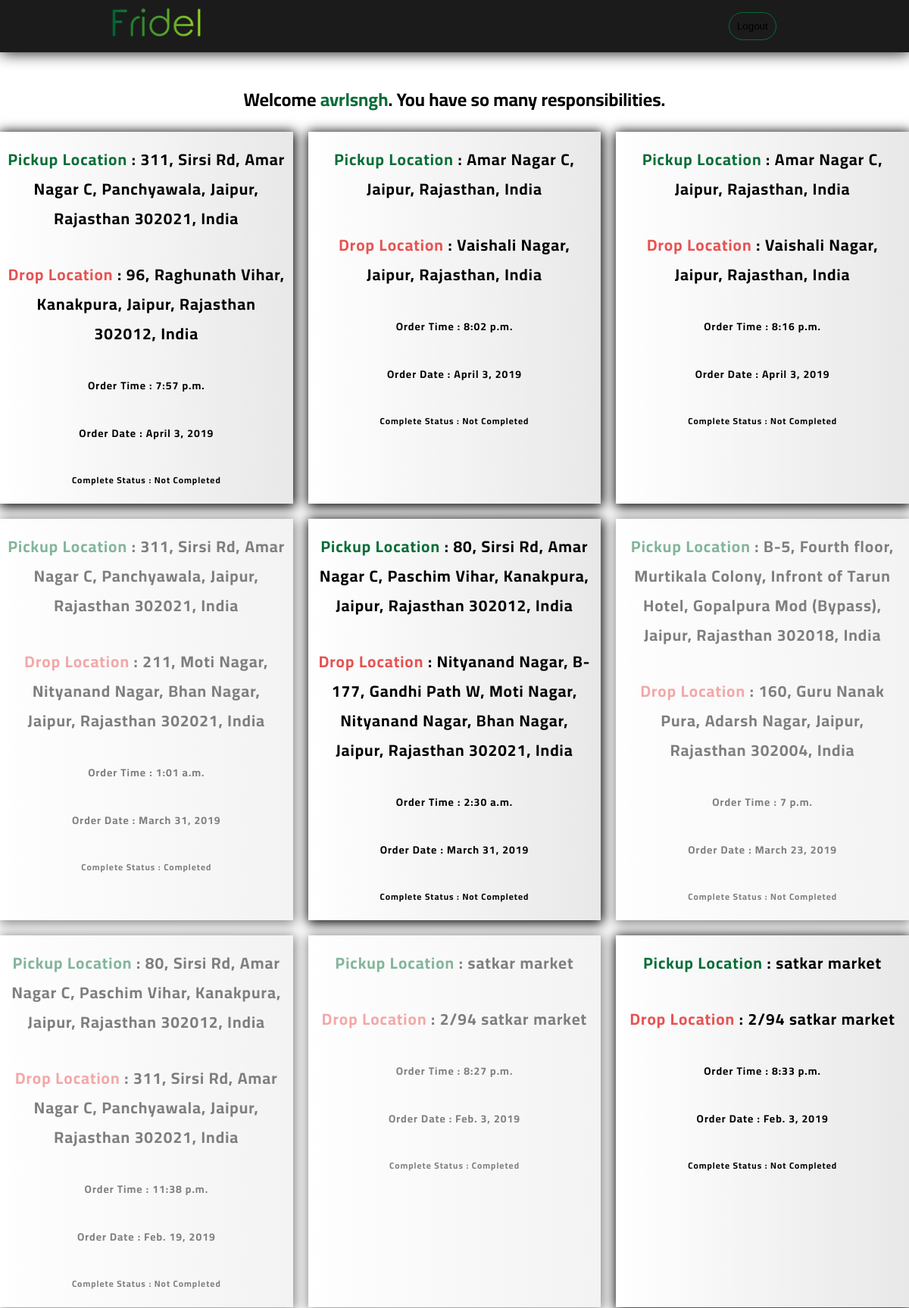
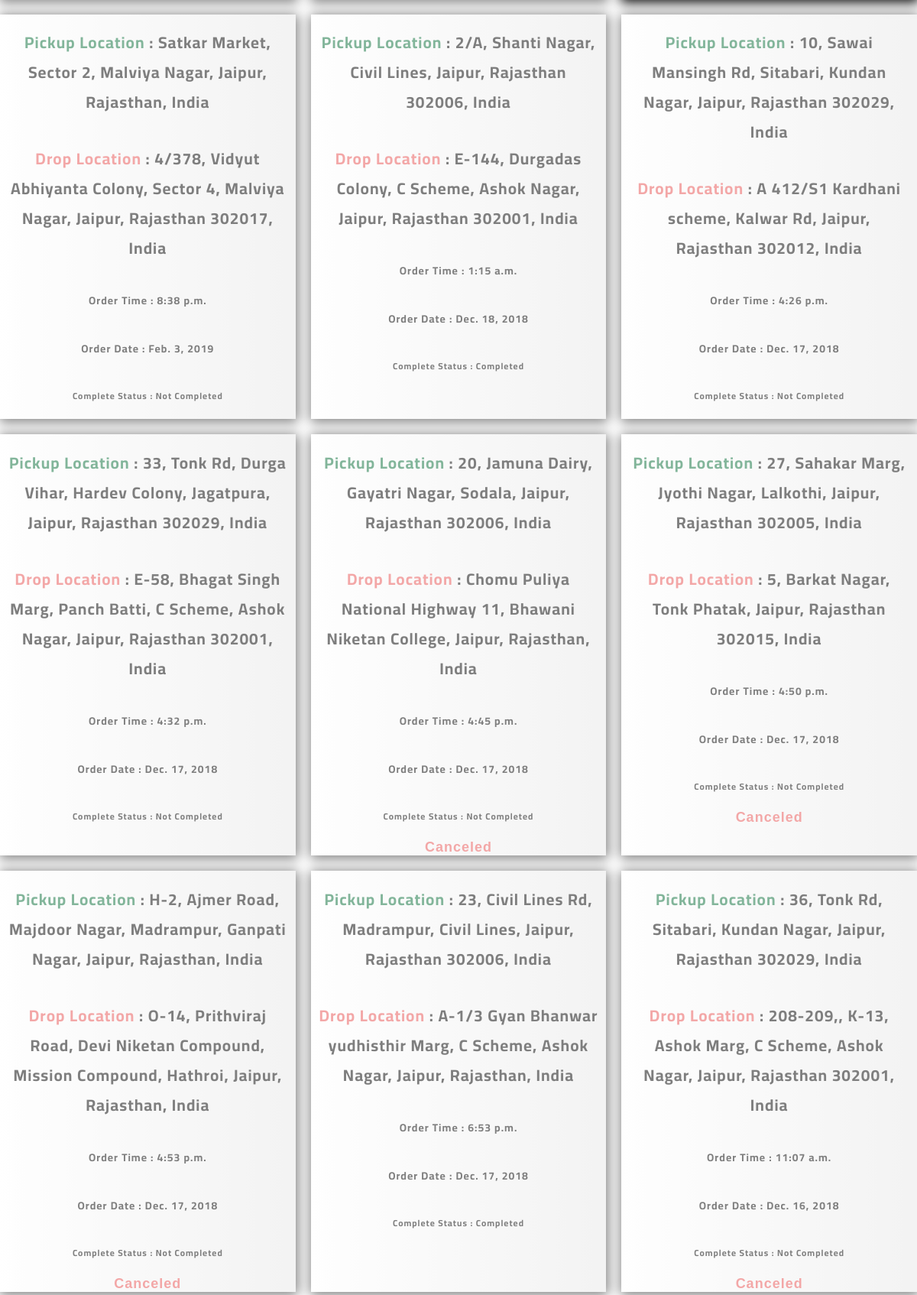
The page /executive/ (signed in, upper part) on the database its author committed (2 pictures, top to bottom).
### accounts/models.py (models this page shows)
class User(AbstractUser):
    is_executive = models.BooleanField(default=False)
    phone = models.IntegerField(default=None, null=True, unique=True)
    recent_order_id = models.IntegerField(default=0, null=True)
    is_user_verified = models.BooleanField(default=False)
    offer_claimed = models.BooleanField(default=False)

### users/models.py (models this page shows, shortened)
class DeliveryInfo (models.Model):
    package_content = models.CharField(max_length=100, choices=package_content_choices, default='Documents Or Books')
    other_package_content = models.CharField(max_length=150, null=True, blank=True)
    pickup = models.CharField(max_length=250)
    drop = models.CharField(max_length=250)
    pickup_home_number = models.IntegerField(default=None, null=True, blank=True)
    pickup_landmark = models.CharField(max_length=250, default=None, null=True, blank=True)
    drop_home_number = models.IntegerField(default=None, null=True, blank=True)
    drop_landmark = models.CharField(max_length=250, default=None, null=True, blank=True)
    picklat = models.DecimalField(max_digits=10, decimal_places=6, default=None, blank=True, null=True)
    picklong = models.DecimalField(max_digits=10, decimal_places=6, default=None, blank=True, null=True)
    droplat = models.DecimalField(max_digits=10, decimal_places=6, default=None, blank=True, null=True)
    droplong = models.DecimalField(max_digits=10, decimal_places=6, default=None, blank=True, null=True)
    contact_pick = models.IntegerField(default=None, null=True)
    contact_drop = models.IntegerField(default=None, null=True)
    instructions = models.CharField(max_length=250, blank=True)
    date = models.DateField(auto_now_add=True, null=True)
    order_time = models.TimeField(auto_now_add=True, null=True)
    user = models.ForeignKey(User, default=None, on_delete=models.CASCADE)
    is_completed = models.BooleanField(default=False)
    is_canceled = models.BooleanField(default=False)
    is_seen =  models.BooleanField(default=False)
    is_confirmed = models.BooleanField(default=False)
    user_read = models.BooleanField(default=False)
    exec_read = models.BooleanField(default=False)
    amount = models.IntegerField(default=None, null=True)
    duration_exec_pick= models.IntegerField(default=None, null=True)
    duration_pick_drop = models.IntegerField(default=None, null=True)
    other_task = models.BooleanField(default=False)
    task_detail = models.TextField(max_length=6000, default=None, null=True)

### executive/views.py (the view)
@executive_required
def executive_user(request):
    webpush_settings = getattr(settings, 'WEBPUSH_SETTINGS', {})
    vapid_key = webpush_settings.get('VAPID_PUBLIC_KEY')
    user = request.user
    orders = DeliveryInfo.objects.all().order_by('-date')
    return render(request, 'executive/executive_view.html', {'orders': orders, user: user, 'vapid_key': vapid_key})

### executive/templates/executive/executive_view.html (shortened to what this page needs)
{% extends 'base_layout.html' %}
{% load static from staticfiles %}
{% load webpush_notifications %}
{% block content %}
<h1 style="text-align: center;">Welcome <span style="color: #076D37">{{user}}</span>. You have so many responsibilities.</h1>
<div id="orders">
  {% for order in orders %}
      {% if order.is_seen %}
      <a href="{% url 'executive:order_detail' id=order.id %}" onclick="return false" style="opacity: 0.5; cursor: auto;">
      {% else %}
      <a href="{% url 'executive:order_detail' id=order.id %}">
      {% endif %}
      <div id="order">
        {% if order.other_task %}
        <h1> Multiple Tasks </h1>
        <h4>Order Time : <b>{{order.order_time}}</b></h4>
        <h4>Order Date : <b>{{order.date}}</b></h4>
        <h5>User : <b>{{order.user}}</b></h5>
        {% else %}
        <h2> <span style="color: #076D37">Pickup Location</span> : <b>{{order.pickup}}</b></h2>
        <h2> <span style="color: #e85151">Drop Location</span> : <b>{{order.drop}}</b></h2>
        <h4>Order Time : <b>{{order.order_time}}</b></h4>
        <h4>Order Date : <b>{{order.date}}</b></h4>
        <h5>Complete Status :
          {% if order.is_completed %}
          <b>Completed</b>
          {% else %}
          <b>Not Completed</b>
          {% endif %}
        </h5>
        {% if order.is_canceled %}
        <b style="color:#e85151; font-size: 18px; font-family: sans-serif; font-weight: bolder; margin: 0; padding: 0;">Canceled</b>
        {% endif %}
      {% endif %}
      </div>
      </a>
  {% endfor %}
</div>
{% endblock %}

### templates/base_layout.html (shortened to what this page needs)
{% load static from staticfiles %}
{% load webpush_notifications %}
<!DOCTYPE html>
<html lang="en">
<head>
  <link rel="stylesheet" href="{% static 'base_styles.css' %}">
  <link rel='stylesheet' href='https://use.fontawesome.com/releases/v5.4.1/css/all.css'>
</head>
<body>
  <div id="wrapper">
  <header id="header">
    <div id="home_logo">
    <a href="{% url 'homepage' %}">
      <img src="{% static 'fridel_logo.png' %}" alt="">
    </a>
    </div>
    {% if user.is_authenticated %}
    <nav>
      <ul>
        <li>
          <form class="logout-link" action="{% url 'accounts:logout'%}" method="post">
            <button type="submit ">Logout</button>
          </form>
        </li>
      </ul>
    </nav>
    {% endif %}
  </header>
  <section id="section">
    <div id="content">
      {% block content%}
      {% endblock %}
    </div>
  </section>
</div>
</body>
</html>

### assets/base_styles.css (style rules this page uses)
body { margin: 0; font-family: 'Cairo', sans-serif; }
* { -webkit-touch-callout: none; -webkit-user-select: none; -khtml-user-select: none; -moz-user-select: none; -ms-user-select: none; user-select: none; -webkit-tap-highlight-color: rgba(255,255,255,0); }
#wrapper { display: grid; grid-template-columns: repeat(3, 1fr); grid-auto-rows: minmax(100px, auto); grid-template-rows: auto 1fr auto; grid-gap: 20px; width: 100%; min-height: 100%; margin: 0 auto; }
#header { grid-column: 1/4; padding: 10px; background: #1b1b1c; box-shadow: 1px 0px 20px 0.1px; display: grid; grid-template-columns: repeat(3, 1fr); overflow-x: hidden; overflow-y: hidden; }
#home_logo { display: flex; justify-content: space-around; align-items: center; }
#home_logo img { height: 40px; width: 120px; }
#header nav { grid-column: 3/4; display: flex; justify-content: center; align-items: center; list-style-type: none; }
#header ul { padding: 0; margin: 0; }
#header nav li { list-style-type: none; }
#header nav li button { background: transparent; padding: 10px; outline: none; border: solid 1px #076D37; border-radius: 30px; }
#section { grid-column: 1/4; }
#orders { display: grid; grid-template-columns: repeat(3, 1fr); grid-gap: 20px; grid-template-rows: minmax(10px, auto); }
#orders a { text-decoration: none; color: black; text-align: center; padding-left: 10px; padding-right: 10px; height: 100%; background: linear-gradient(to right, white, #e8e8e8); box-shadow: 1px 2px 15px 2px; letter-spacing: 1px; font-size: 14px; }
#order { display: flex; flex-flow: column; justify-content: center; align-items: center; }
#order-detail h1, h2, h3, h4, h5 { text-align: center; }
#content { display: flex; flex-flow: column; justify-content: center; align-items: center; }

### rows shown on the page
User: username "avrlsngh"
DeliveryInfo: pickup "311, Sirsi Rd, Amar Nagar C, Panchyawala, Jaipur, Rajasthan 302021, India", drop "96, Raghunath Vihar, Kanakpura, Jaipur, Rajasthan 302012, India", order_time "7:57 p.m.", date "April 3, 2019", is_completed "Not Completed"
DeliveryInfo: pickup "Amar Nagar C, Jaipur, Rajasthan, India", drop "Vaishali Nagar, Jaipur, Rajasthan, India", order_time "8:02 p.m.", date "April 3, 2019", is_completed "Not Completed"
DeliveryInfo: pickup "Amar Nagar C, Jaipur, Rajasthan, India", drop "Vaishali Nagar, Jaipur, Rajasthan, India", order_time "8:16 p.m.", date "April 3, 2019", is_completed "Not Completed"
DeliveryInfo: pickup "311, Sirsi Rd, Amar Nagar C, Panchyawala, Jaipur, Rajasthan 302021, India", drop "211, Moti Nagar, Nityanand Nagar, Bhan Nagar, Jaipur, Rajasthan 302021, India", order_time "1:01 a.m.", date "March 31, 2019", is_completed "Completed"
DeliveryInfo: pickup "80, Sirsi Rd, Amar Nagar C, Paschim Vihar, Kanakpura, Jaipur, Rajasthan 302012, India", drop "Nityanand Nagar, B-177, Gandhi Path W, Moti Nagar, Nityanand Nagar, Bhan Nagar, Jaipur, Rajasthan 302021, India", order_time "2:30 a.m.", date "March 31, 2019", is_completed "Not Completed"
DeliveryInfo: pickup "B-5, Fourth floor, Murtikala Colony, Infront of Tarun Hotel, Gopalpura Mod (Bypass), Jaipur, Rajasthan 302018, India", drop "160, Guru Nanak Pura, Adarsh Nagar, Jaipur, Rajasthan 302004, India", order_time "7 p.m.", date "March 23, 2019", is_completed "Not Completed"
DeliveryInfo: pickup "80, Sirsi Rd, Amar Nagar C, Paschim Vihar, Kanakpura, Jaipur, Rajasthan 302012, India", drop "311, Sirsi Rd, Amar Nagar C, Panchyawala, Jaipur, Rajasthan 302021, India", order_time "11:38 p.m.", date "Feb. 19, 2019", is_completed "Not Completed"
DeliveryInfo: pickup "satkar market", drop "2/94 satkar market", order_time "8:27 p.m.", date "Feb. 3, 2019", is_completed "Completed"
DeliveryInfo: pickup "satkar market", drop "2/94 satkar market", order_time "8:33 p.m.", date "Feb. 3, 2019", is_completed "Not Completed"
DeliveryInfo: pickup "Satkar Market, Sector 2, Malviya Nagar, Jaipur, Rajasthan, India", drop "4/378, Vidyut Abhiyanta Colony, Sector 4, Malviya Nagar, Jaipur, Rajasthan 302017, India", order_time "8:38 p.m.", date "Feb. 3, 2019", is_completed "Not Completed"
DeliveryInfo: pickup "2/A, Shanti Nagar, Civil Lines, Jaipur, Rajasthan 302006, India", drop "E-144, Durgadas Colony, C Scheme, Ashok Nagar, Jaipur, Rajasthan 302001, India", order_time "1:15 a.m.", date "Dec. 18, 2018", is_completed "Completed"
DeliveryInfo: pickup "10, Sawai Mansingh Rd, Sitabari, Kundan Nagar, Jaipur, Rajasthan 302029, India", drop "A 412/S1 Kardhani scheme, Kalwar Rd, Jaipur, Rajasthan 302012, India", order_time "4:26 p.m.", date "Dec. 17, 2018", is_completed "Not Completed"
DeliveryInfo: pickup "33, Tonk Rd, Durga Vihar, Hardev Colony, Jagatpura, Jaipur, Rajasthan 302029, India", drop "E-58, Bhagat Singh Marg, Panch Batti, C Scheme, Ashok Nagar, Jaipur, Rajasthan 302001, India", order_time "4:32 p.m.", date "Dec. 17, 2018", is_completed "Not Completed"
DeliveryInfo: pickup "20, Jamuna Dairy, Gayatri Nagar, Sodala, Jaipur, Rajasthan 302006, India", drop "Chomu Puliya National Highway 11, Bhawani Niketan College, Jaipur, Rajasthan, India", order_time "4:45 p.m.", date "Dec. 17, 2018", is_completed "Not Completed", is_canceled "Canceled"
DeliveryInfo: pickup "27, Sahakar Marg, Jyothi Nagar, Lalkothi, Jaipur, Rajasthan 302005, India", drop "5, Barkat Nagar, Tonk Phatak, Jaipur, Rajasthan 302015, India", order_time "4:50 p.m.", date "Dec. 17, 2018", is_completed "Not Completed", is_canceled "Canceled"
DeliveryInfo: pickup "H-2, Ajmer Road, Majdoor Nagar, Madrampur, Ganpati Nagar, Jaipur, Rajasthan, India", drop "O-14, Prithviraj Road, Devi Niketan Compound, Mission Compound, Hathroi, Jaipur, Rajasthan, India", order_time "4:53 p.m.", date "Dec. 17, 2018", is_completed "Not Completed", is_canceled "Canceled"
DeliveryInfo: pickup "23, Civil Lines Rd, Madrampur, Civil Lines, Jaipur, Rajasthan 302006, India", drop "A-1/3 Gyan Bhanwar yudhisthir Marg, C Scheme, Ashok Nagar, Jaipur, Rajasthan, India", order_time "6:53 p.m.", date "Dec. 17, 2018", is_completed "Completed"
DeliveryInfo: pickup "36, Tonk Rd, Sitabari, Kundan Nagar, Jaipur, Rajasthan 302029, India", drop "208-209,, K-13, Ashok Marg, C Scheme, Ashok Nagar, Jaipur, Rajasthan 302001, India", order_time "11:07 a.m.", date "Dec. 16, 2018", is_completed "Not Completed", is_canceled "Canceled"
